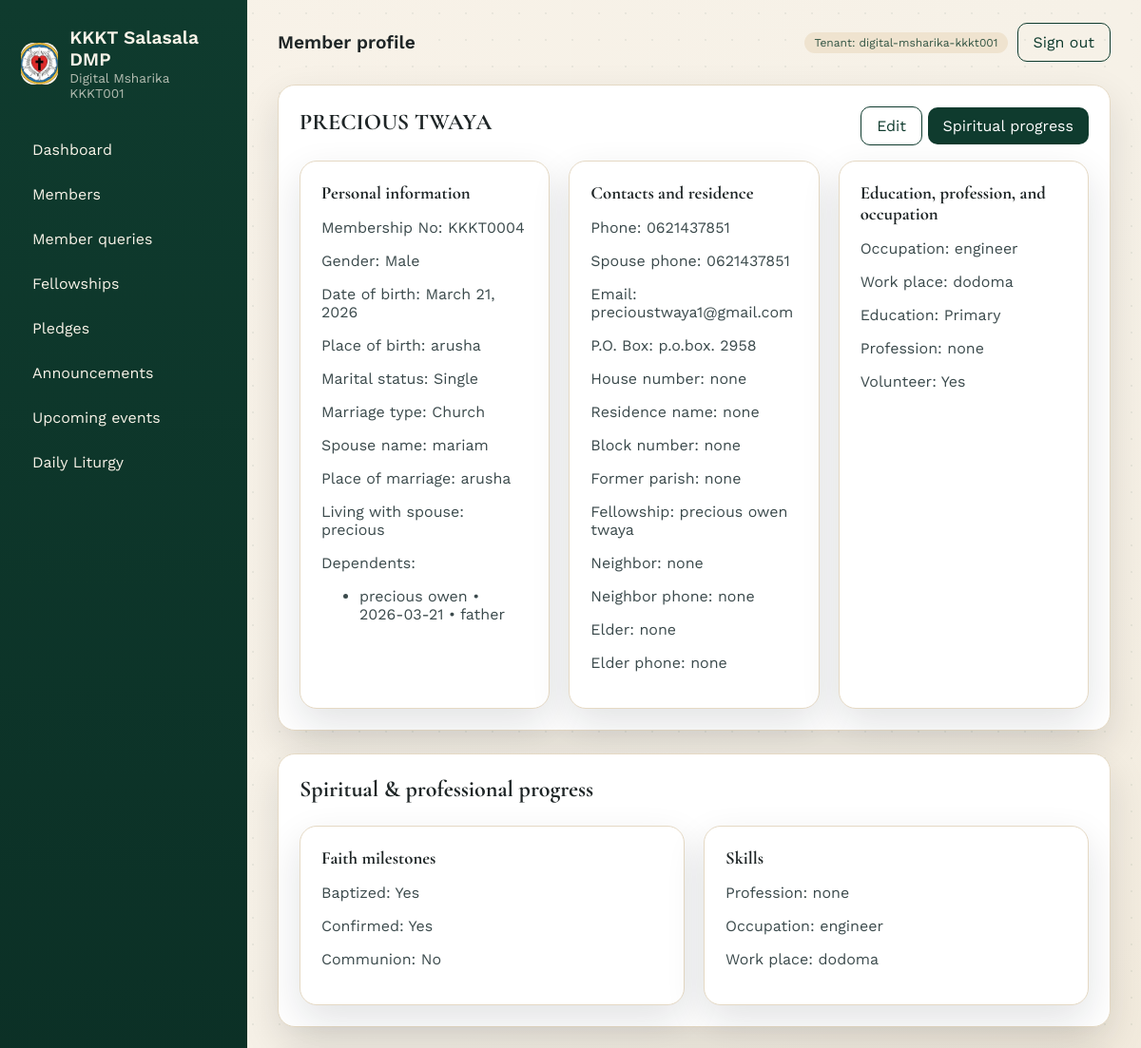
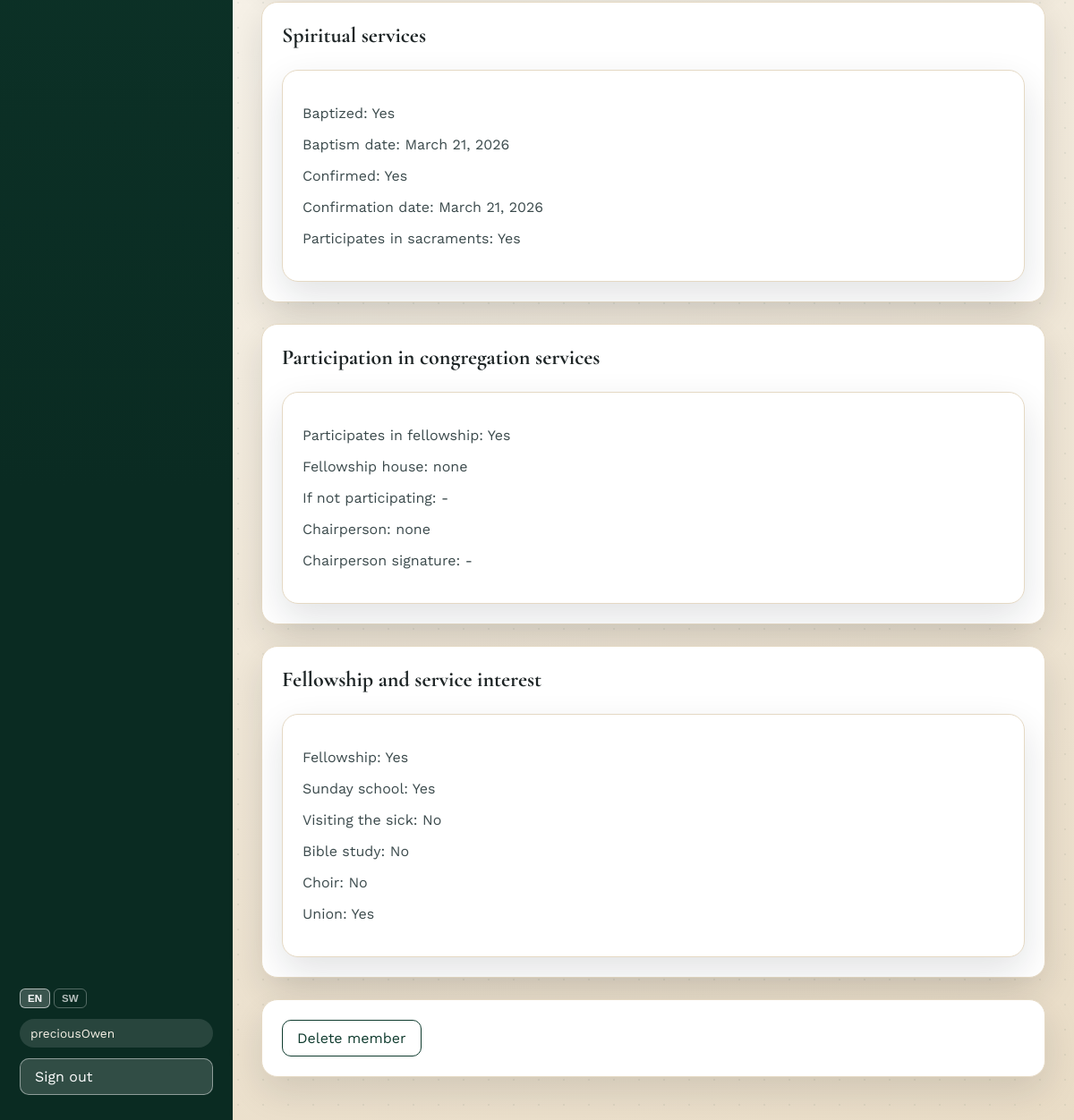
Screenshot of /members/6/ (signed in) with the database file from the repository (2 pictures, top to bottom).
### tenants/models.py (models this page shows, shortened)
class Tenant(models.Model):
	name = models.CharField(max_length=200)
	slug = models.SlugField(unique=True)
	is_active = models.BooleanField(default=True)
	created_at = models.DateTimeField(auto_now_add=True)
	class Meta:
		ordering = ["name"]

### members/models.py (models this page shows, shortened)
class Member(TenantAwareModel):
	membership_no = models.CharField(max_length=50)
	username = models.CharField(max_length=80, blank=True)
	password = models.CharField(max_length=128, blank=True)
	full_name = models.CharField(max_length=200)
	gender = models.CharField(max_length=10)
	dob = models.DateField()
	place_of_birth = models.CharField(max_length=200, blank=True)
	marital_status = models.CharField(max_length=20)
	marriage_type = models.CharField(max_length=50, blank=True)
	marriage_date = models.DateField(null=True, blank=True)
	marriage_place = models.CharField(max_length=200, blank=True)
	spouse_name = models.CharField(max_length=200, blank=True)
	living_with_spouse_name = models.CharField(max_length=200, blank=True)
	dependents = models.JSONField(default=list, blank=True, null=True)
	primary_phone = models.CharField(max_length=20)
	spouse_phone = models.CharField(max_length=20, blank=True)
	email = models.EmailField(blank=True)
	po_box = models.CharField(max_length=50, blank=True)
	house_number = models.CharField(max_length=50, blank=True)
	residence_name = models.CharField(max_length=100, blank=True)
	block_number = models.CharField(max_length=50, blank=True)
	fellowship_name = models.CharField(max_length=100, blank=True)
	previous_parish = models.CharField(max_length=200, blank=True)
	neighbor_name = models.CharField(max_length=200, blank=True)
	neighbor_phone = models.CharField(max_length=20, blank=True)
	elder_name = models.CharField(max_length=200, blank=True)
	elder_phone = models.CharField(max_length=20, blank=True)
	occupation = models.CharField(max_length=100, blank=True)
	work_place = models.CharField(max_length=200, blank=True)
	education_level = models.CharField(max_length=50, blank=True)
	profession = models.CharField(max_length=100, blank=True)
	volunteer_status = models.BooleanField(default=False)
	is_baptized = models.BooleanField(default=False)
	baptism_date = models.DateField(null=True, blank=True)
	is_confirmed = models.BooleanField(default=False)
	confirmation_date = models.DateField(null=True, blank=True)
	participates_in_sacraments = models.BooleanField(default=False)
	participates_in_fellowship = models.BooleanField(default=False)
	fellowship_house_name = models.CharField(max_length=200, blank=True)
	fellowship_non_participation_reason = models.TextField(blank=True)
	fellowship_chairperson_name = models.CharField(max_length=200, blank=True)
	fellowship_chairperson_signature = models.CharField(max_length=200, blank=True)
	join_fellowship = models.BooleanField(default=False)
	join_sunday_school = models.BooleanField(default=False)
	join_visiting_sick = models.BooleanField(default=False)
	join_bible_study = models.BooleanField(default=False)
	join_choir = models.BooleanField(default=False)
	join_union = models.BooleanField(default=False)
	pledge_year = models.IntegerField(default=0)
	pledge_building = models.DecimalField(max_digits=10, decimal_places=2, default=0)
	pledge_stewardship = models.DecimalField(max_digits=10, decimal_places=2, default=0)
	pledge_other = models.DecimalField(max_digits=10, decimal_places=2, default=0)
	has_membership_number = models.BooleanField(default=False)
	membership_registration_date = models.DateField(null=True, blank=True)
	membership_registered_full_name = models.CharField(max_length=200, blank=True)
	created_at = models.DateTimeField(auto_now_add=True)
	updated_at = models.DateTimeField(auto_now=True)
	class Meta:
		ordering = ["full_name"]
		constraints = [
			models.UniqueConstraint(
				fields=["tenant", "membership_no"],
				name="uniq_member_membership_per_tenant",
			),
			models.UniqueConstraint(
				fields=["tenant", "username"],
				name="uniq_member_username_per_tenant",
			),
		]

class SpiritualProgress(TenantAwareModel):
	member = models.OneToOneField(
		Member,
		on_delete=models.CASCADE,
		related_name="spiritual_progress",
	)
	is_baptized = models.BooleanField(default=False)
	baptism_date = models.DateField(null=True, blank=True)
	is_confirmed = models.BooleanField(default=False)
	confirmation_date = models.DateField(null=True, blank=True)
	takes_communion = models.BooleanField(default=False)
	profession = models.CharField(max_length=100, blank=True)
	education_level = models.CharField(max_length=50, blank=True)
	occupation = models.CharField(max_length=100, blank=True)
	work_place = models.CharField(max_length=200, blank=True)
	volunteer_status = models.BooleanField(default=False)
	class Meta:
		ordering = ["member__full_name"]

### members/views.py (the view)
# urls.py: path("<int:pk>/", views.MemberDetailView.as_view(), name="detail"),
class MemberDetailView(TenantMixin, DetailView):
    model = Member
    template_name = "members/detail.html"
    context_object_name = "member"
    def get_context_data(self, **kwargs):
        ctx = super().get_context_data(**kwargs)
        try:
            ctx["spiritual_progress"] = self.object.spiritual_progress
        except SpiritualProgress.DoesNotExist:
            ctx["spiritual_progress"] = None
        return ctx
    def get_queryset(self):
        qs = super().get_queryset()
        if not self.is_admin():
            return qs.filter(username=self.request.user.username)
        return qs

### templates/members/detail.html (shortened to what this page needs)
{% extends 'base.html' %}
{% load i18n %}
{% block header %}{% if user.is_superuser or user.id == 1 %}{% trans "Member profile" %}{% else %}{% trans "My profile" %}{% endif %}{% endblock %}
{% block content %}
<section class="card">
    <div class="card-head">
        <h2>{{ member.full_name }}</h2>
        {% if user.is_superuser or user.id == 1 %}
            <div>
                <a class="btn ghost" href="{% url 'members:update' member.pk %}">{% trans "Edit" %}</a>
                <a class="btn" href="{% url 'members:spiritual-progress' member.pk %}">{% trans "Spiritual progress" %}</a>
            </div>
        {% endif %}
    </div>
    <div class="grid cards">
        <div class="card">
            <h3>{% trans "Personal information" %}</h3>
            <p class="muted">{% trans "Membership No:" %} {{ member.membership_no }}</p>
            <p class="muted">{% trans "Gender:" %} {{ member.gender }}</p>
            <p class="muted">{% trans "Date of birth:" %} {{ member.dob }}</p>
            <p class="muted">{% trans "Place of birth:" %} {{ member.place_of_birth|default:'-' }}</p>
            <p class="muted">{% trans "Marital status:" %} {{ member.marital_status }}</p>
            <p class="muted">{% trans "Marriage type:" %} {{ member.marriage_type|default:'-' }}</p>
            <p class="muted">{% trans "Spouse name:" %} {{ member.spouse_name|default:'-' }}</p>
            <p class="muted">{% trans "Place of marriage:" %} {{ member.marriage_place|default:'-' }}</p>
            <p class="muted">{% trans "Living with spouse:" %} {{ member.living_with_spouse_name|default:'-' }}</p>
            {% if member.dependents %}
                <p class="muted">{% trans "Dependents:" %}</p>
                <ul class="muted">
                    {% for dependent in member.dependents %}
                        <li>{{ dependent.full_name|default:'-' }} • {{ dependent.dob|default:'-' }} • {{ dependent.relationship|default:'-' }}</li>
                    {% endfor %}
                </ul>
            {% else %}
                <p class="muted">{% trans "Dependents:" %} -</p>
            {% endif %}
        </div>
        <div class="card">
            <h3>{% trans "Contacts and residence" %}</h3>
            <p class="muted">{% trans "Phone:" %} {{ member.primary_phone }}</p>
            <p class="muted">{% trans "Spouse phone:" %} {{ member.spouse_phone|default:'-' }}</p>
            <p class="muted">{% trans "Email:" %} {{ member.email|default:'-' }}</p>
            <p class="muted">{% trans "P.O. Box:" %} {{ member.po_box|default:'-' }}</p>
            <p class="muted">{% trans "House number:" %} {{ member.house_number|default:'-' }}</p>
            <p class="muted">{% trans "Residence name:" %} {{ member.residence_name|default:'-' }}</p>
            <p class="muted">{% trans "Block number:" %} {{ member.block_number|default:'-' }}</p>
            <p class="muted">{% trans "Former parish:" %} {{ member.previous_parish|default:'-' }}</p>
            <p class="muted">{% trans "Fellowship:" %} {{ member.fellowship_name|default:'-' }}</p>
            <p class="muted">{% trans "Neighbor:" %} {{ member.neighbor_name|default:'-' }}</p>
            <p class="muted">{% trans "Neighbor phone:" %} {{ member.neighbor_phone|default:'-' }}</p>
            <p class="muted">{% trans "Elder:" %} {{ member.elder_name|default:'-' }}</p>
            <p class="muted">{% trans "Elder phone:" %} {{ member.elder_phone|default:'-' }}</p>
        </div>
        <div class="card">
            <h3>{% trans "Education, profession, and occupation" %}</h3>
            <p class="muted">{% trans "Occupation:" %} {{ member.occupation|default:'-' }}</p>
            <p class="muted">{% trans "Work place:" %} {{ member.work_place|default:'-' }}</p>
            <p class="muted">{% trans "Education:" %} {{ member.education_level|default:'-' }}</p>
            <p class="muted">{% trans "Profession:" %} {{ member.profession|default:'-' }}</p>
            <p class="muted">{% trans "Volunteer:" %} {{ member.volunteer_status|yesno:_('Yes,No') }}</p>
        </div>
    </div>
</section>
<section class="card">
    <div class="card-head">
        <h2>{% trans "Spiritual & professional progress" %}</h2>
    </div>
    {% if spiritual_progress %}
        <div class="grid cards">
            <div class="card">
                <h3>{% trans "Faith milestones" %}</h3>
                <p class="muted">{% trans "Baptized:" %} {{ spiritual_progress.is_baptized|yesno:_('Yes,No') }}</p>
                <p class="muted">{% trans "Confirmed:" %} {{ spiritual_progress.is_confirmed|yesno:_('Yes,No') }}</p>
                <p class="muted">{% trans "Communion:" %} {{ spiritual_progress.takes_communion|yesno:_('Yes,No') }}</p>
            </div>
            <div class="card">
                <h3>{% trans "Skills" %}</h3>
                <p class="muted">{% trans "Profession:" %} {{ spiritual_progress.profession|default:'-' }}</p>
                <p class="muted">{% trans "Occupation:" %} {{ spiritual_progress.occupation|default:'-' }}</p>
                <p class="muted">{% trans "Work place:" %} {{ spiritual_progress.work_place|default:'-' }}</p>
            </div>
        </div>
    {% endif %}
</section>
<section class="card">
    <div class="card-head">
        <h2>{% trans "Spiritual services" %}</h2>
    </div>
    <div class="grid cards">
        <div class="card">
            <p class="muted">{% trans "Baptized:" %} {{ member.is_baptized|yesno:_('Yes,No') }}</p>
            <p class="muted">{% trans "Baptism date:" %} {{ member.baptism_date|default:'-' }}</p>
            <p class="muted">{% trans "Confirmed:" %} {{ member.is_confirmed|yesno:_('Yes,No') }}</p>
            <p class="muted">{% trans "Confirmation date:" %} {{ member.confirmation_date|default:'-' }}</p>
            <p class="muted">{% trans "Participates in sacraments:" %} {{ member.participates_in_sacraments|yesno:_('Yes,No') }}</p>
        </div>
    </div>
</section>
<section class="card">
    <div class="card-head">
        <h2>{% trans "Participation in congregation services" %}</h2>
    </div>
    <div class="grid cards">
        <div class="card">
            <p class="muted">{% trans "Participates in fellowship:" %} {{ member.participates_in_fellowship|yesno:_('Yes,No') }}</p>
            <p class="muted">{% trans "Fellowship house:" %} {{ member.fellowship_house_name|default:'-' }}</p>
            <p class="muted">{% trans "If not participating:" %} {{ member.fellowship_non_participation_reason|default:'-' }}</p>
            <p class="muted">{% trans "Chairperson:" %} {{ member.fellowship_chairperson_name|default:'-' }}</p>
            <p class="muted">{% trans "Chairperson signature:" %} {{ member.fellowship_chairperson_signature|default:'-' }}</p>
        </div>
    </div>
</section>
<section class="card">
    <div class="card-head">
        <h2>{% trans "Fellowship and service interest" %}</h2>
    </div>
    <div class="grid cards">
        <div class="card">
            <p class="muted">{% trans "Fellowship:" %} {{ member.join_fellowship|yesno:_('Yes,No') }}</p>
            <p class="muted">{% trans "Sunday school:" %} {{ member.join_sunday_school|yesno:_('Yes,No') }}</p>
            <p class="muted">{% trans "Visiting the sick:" %} {{ member.join_visiting_sick|yesno:_('Yes,No') }}</p>
            <p class="muted">{% trans "Bible study:" %} {{ member.join_bible_study|yesno:_('Yes,No') }}</p>
            <p class="muted">{% trans "Choir:" %} {{ member.join_choir|yesno:_('Yes,No') }}</p>
            <p class="muted">{% trans "Union:" %} {{ member.join_union|yesno:_('Yes,No') }}</p>
        </div>
    </div>
</section>
{% if user.is_superuser or user.id == 1 %}
    <section class="card">
        <a class="btn ghost" href="{% url 'members:delete' member.pk %}">{% trans "Delete member" %}</a>
    </section>
{% endif %}
{% endblock %}

### templates/base.html (shortened to what this page needs)
{% load static i18n %}
{% get_current_language as LANGUAGE_CODE %}
<!DOCTYPE html>
<html lang="{{ LANGUAGE_CODE }}">
<head>
    <link rel="stylesheet" href="{% static 'css/app.css' %}" />
</head>
<body>
    <div class="page">
        {% if not hide_sidebar %}
        <aside class="sidebar" id="sidebar">
            <div class="brand">
                <div class="brand-mark">
                    <img src="/media/logo/kkkt-logo.jpg" alt="KKKT Salasala DMP logo" />
                </div>
                <div>
                    <div class="brand-title">KKKT Salasala DMP</div>
                    {% if request.tenant %}
                        <div class="brand-sub">{{ request.tenant.name }}</div>
                    {% endif %}
                </div>
            </div>
            <nav class="nav">
                {% if user.is_authenticated and user.is_superuser or user.is_authenticated and user.id == 1 %}
                    <a href="{% url 'home' %}">{% trans "Dashboard" %}</a>
                    <a href="{% url 'members:list' %}">{% trans "Members" %}</a>
                    <a href="{% url 'members:applications' %}">
                        {% trans "Member queries" %}
                    </a>
                    <a href="{% url 'fellowships:list' %}">{% trans "Fellowships" %}</a>
                    <a href="{% url 'pledges:list' %}">{% trans "Pledges" %}</a>
                    <a href="{% url 'content:announcements' %}">{% trans "Announcements" %}</a>
                    <a href="{% url 'content:upcoming-events' %}">{% trans "Upcoming events" %}</a>
                    <a href="{% url 'content:liturgy' %}">{% trans "Daily Liturgy" %}</a>
                {% endif %}
            </nav>
            <div class="sidebar-footer">
                <form action="{% url 'set_language' %}" method="post" class="lang-sw">
                    <button name="language" value="en" type="submit" class="lang-btn{% if LANGUAGE_CODE == 'en' %} active{% endif %}">EN</button>
                    <button name="language" value="sw" type="submit" class="lang-btn{% if LANGUAGE_CODE == 'sw' %} active{% endif %}">SW</button>
                </form>
                {% if user.is_authenticated %}
                    <div class="user-pill">{{ user.username }}</div>
                    <a class="btn ghost" href="{% url 'logout' %}">{% trans "Sign out" %}</a>
                {% else %}
                    <a class="btn" href="{% url 'login' %}">{% trans "Sign in" %}</a>
                {% endif %}
            </div>
        </aside>
        {% endif %}
        <div class="content">
            <header class="topbar">
                <div class="topbar-title">{% block header %}{% trans "Welcome" %}{% endblock %}</div>
                <div class="topbar-actions">
                    {% if request.tenant %}
                        <span class="badge">{% trans "Tenant" %}: {{ request.tenant.slug }}</span>
                    {% endif %}
                    {% if user.is_authenticated %}
                        <a class="btn ghost" href="{% url 'logout' %}">{% trans "Sign out" %}</a>
                    {% endif %}
                </div>
            </header>
            <main class="main">
                {% block content %}{% endblock %}
            </main>
        </div>
    </div>
</body>
</html>

### rows the page displays
Tenant: tenant.name "Digital Msharika KKKT001", tenant.slug "digital-msharika-kkkt001"
Member: full_name "PRECIOUS TWAYA", membership_no "KKKT0004", gender "Male", dob "March 21, 2026", place_of_birth "arusha", marital_status "Single", marriage_type "Church", spouse_name "mariam", marriage_place "arusha", living_with_spouse_name "precious", primary_phone "0621437851", spouse_phone "0621437851", email "precioustwaya1@gmail.com", po_box "p.o.box. 2958", house_number "none", residence_name "none", block_number "none", previous_parish "none", fellowship_name "precious owen twaya", neighbor_name "none", neighbor_phone "none", elder_name "none", elder_phone "none", occupation "engineer", work_place "dodoma", education_level "Primary", profession "none", volunteer_status "Yes", is_baptized "Yes", baptism_date "March 21, 2026", is_confirmed "Yes", confirmation_date "March 21, 2026", participates_in_sacraments "Yes", participates_in_fellowship "Yes", fellowship_house_name "none", fellowship_non_participation_reason "-", fellowship_chairperson_name "none", fellowship_chairperson_signature "-", join_fellowship "Yes", join_sunday_school "Yes", join_visiting_sick "No", join_bible_study "No", join_choir "No", join_union "Yes"
SpiritualProgress: is_baptized "Yes", is_confirmed "Yes", takes_communion "No", profession "none", occupation "engineer", work_place "dodoma"

### other values shown
{{ user.username }} "preciousOwen"
{{ dependent.full_name|default:'-' }} "precious owen"
{{ dependent.dob|default:'-' }} "2026-03-21"
{{ dependent.relationship|default:'-' }} "father"
